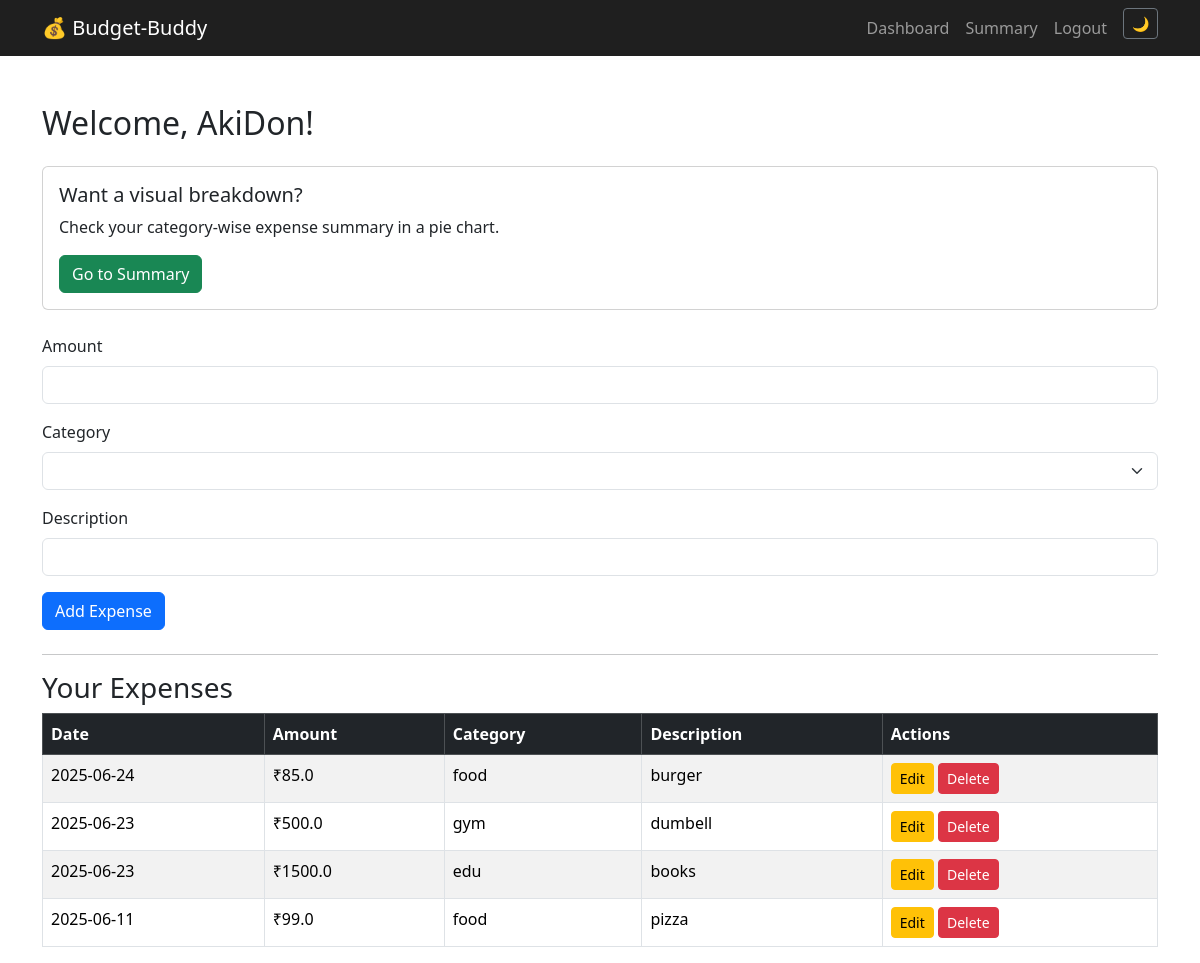
The page /dashboard (signed in) on the database its author committed.
### app/models.py (models this page shows)
class User(db.Model, UserMixin):
    id = db.Column(db.Integer, primary_key=True)
    username = db.Column(db.String(150), nullable=False, unique=True)
    email = db.Column(db.String(150), nullable=False, unique=True)
    password = db.Column(db.String(150), nullable=False)
    expenses = db.relationship('Expense', backref='user', lazy=True)

class Expense(db.Model):
    id = db.Column(db.Integer, primary_key=True)
    amount = db.Column(db.Float, nullable=False)
    category = db.Column(db.String(100), nullable=False)
    date = db.Column(db.Date, default=datetime.now)
    description = db.Column(db.String(200))
    user_id = db.Column(db.Integer, db.ForeignKey('user.id'), nullable=False)

### app/routes.py (the view, shortened to what this page needs)
@main.route('/dashboard', methods=['GET', 'POST'])
@login_required
def dashboard():
    form = ExpenseForm()
    all_expenses = Expense.query.filter_by(user_id=current_user.id).order_by(Expense.date.desc()).all()
    current_month = datetime.now().month
    current_year = datetime.now().year
    monthly_expenses = [e for e in all_expenses if e.date.month == current_month and e.date.year == current_year]
    total_spent = sum(e.amount for e in monthly_expenses)
    category_totals = {}
    for e in monthly_expenses:
        category_totals[e.category] = category_totals.get(e.category, 0) + e.amount
    return render_template("dashboard.html",
        form=form,
        expenses=monthly_expenses,
        total=total_spent,
        category_totals=category_totals
    )

### app/forms.py
class ExpenseForm(FlaskForm):
    amount = FloatField('Amount', validators=[InputRequired()])
    category = StringField('Category', validators=[InputRequired(), Length(max=100)])
    description = StringField('Description', validators=[Length(max=255)])
    submit = SubmitField('Add Expense')

### app/__init__.py (called while the page is built)
def create_app():
    app = Flask(__name__)
    app.config['SECRET_KEY'] = 'my-secret-key5659655'
    app.config['SQLALCHEMY_DATABASE_URI'] = 'sqlite:///db.sqlite3'
    db.init_app(app)
    login_manager.init_app(app)
    login_manager.login_view = 'login'
    from app.models import User  # ⬅ Move this line here, after app/db initialized
    @login_manager.user_loader
    def load_user(user_id):
        from app.models import User
        return User.query.get(int(user_id))
    from .routes import main
    app.register_blueprint(main)
    return app

### app/templates/dashboard.html (shortened to what this page needs)
{% extends "base.html" %} {% block content %}
<div class="container mt-5">
  <h2 class="mb-4">Welcome, {{ current_user.username }}!</h2>
  <div class="card mb-4">
    <div class="card-body">
      <h5 class="card-title">Want a visual breakdown?</h5>
      <p class="card-text">
        Check your category-wise expense summary in a pie chart.
      </p>
      <a href="{{ url_for('main.summary') }}" class="btn btn-success"
        >Go to Summary</a
      >
    </div>
  </div>
  <form method="POST" class="mb-4">
    <div class="mb-3">
      {{ form.amount.label(class="form-label") }} {{
      form.amount(class="form-control") }}
    </div>
    <div class="mb-3">
      {{ form.category.label(class="form-label") }} {{
      form.category(class="form-select") }}
    </div>
    <div class="mb-3">
      {{ form.description.label(class="form-label") }} {{
      form.description(class="form-control") }}
    </div>
    {{ form.submit(class="btn btn-primary") }}
  </form>
  <hr />
  <h3>Your Expenses</h3>
  <table class="table table-striped table-bordered">
    <thead class="table-dark">
      <tr>
        <th>Date</th>
        <th>Amount</th>
        <th>Category</th>
        <th>Description</th>
        <th>Actions</th>
      </tr>
    </thead>
    <tbody>
      {% for expense in expenses %}
      <tr>
        <td>{{ expense.date.strftime('%Y-%m-%d') }}</td>
        <td>₹{{ expense.amount }}</td>
        <td>{{ expense.category }}</td>
        <td>{{ expense.description or '-' }}</td>
        <td>
          <a
            href="{{ url_for('main.edit_expense', expense_id=expense.id) }}"
            class="btn btn-sm btn-warning"
            >Edit</a
          >
          <a
            href="{{ url_for('main.delete_expense', expense_id=expense.id) }}"
            class="btn btn-sm btn-danger"
            >Delete</a
          >
        </td>
      </tr>
      {% endfor %}
    </tbody>
  </table>
</div>
{% endblock %}

### app/templates/base.html (shortened to what this page needs)
<!DOCTYPE html>
<html lang="en">
  <head>
    <link
      href="https://cdn.jsdelivr.net/npm/bootstrap@5.3.2/dist/css/bootstrap.min.css"
      rel="stylesheet"
    />
    <link
      rel="stylesheet"
      href="{{ url_for('static', filename='styles.css') }}"
    />
  </head>
  <body>
    <nav class="navbar navbar-expand-lg navbar-dark bg-dark custom-dark">
      <div class="container">
        <a class="navbar-brand" href="{{ url_for('main.home') }}"
          >💰 Budget-Buddy</a
        >
        <div class="collapse navbar-collapse" id="navbarNav">
          <ul class="navbar-nav ms-auto">
            {% if current_user.is_authenticated %}
            <li class="nav-item">
              <a class="nav-link" href="{{ url_for('main.dashboard') }}"
                >Dashboard</a
              >
            </li>
            <li class="nav-item">
              <a class="nav-link" href="{{ url_for('main.summary') }}"
                >Summary</a
              >
            </li>
            <li class="nav-item">
              <a class="nav-link" href="{{ url_for('main.logout') }}">Logout</a>
            </li>
            {% endif %}
            <li class="nav-item">
              <button
                id="themeToggle"
                class="btn btn-outline-secondary btn-sm ms-2"
              >
                🌙
              </button>
            </li>
          </ul>
        </div>
      </div>
    </nav>
    {% block content %}{% endblock %}
  </body>
</html>

### app/static/styles.css (style rules this page uses)
.custom-dark { background-color: #1f1f1f !important; }

### rows shown on the page
User: username "AkiDon"
Expense: date "2025-06-24", amount "85.0", category "food", description "burger"
Expense: date "2025-06-23", amount "500.0", category "gym", description "dumbell"
Expense: date "2025-06-23", amount "1500.0", category "edu", description "books"
Expense: date "2025-06-11", amount "99.0", category "food", description "pizza"
